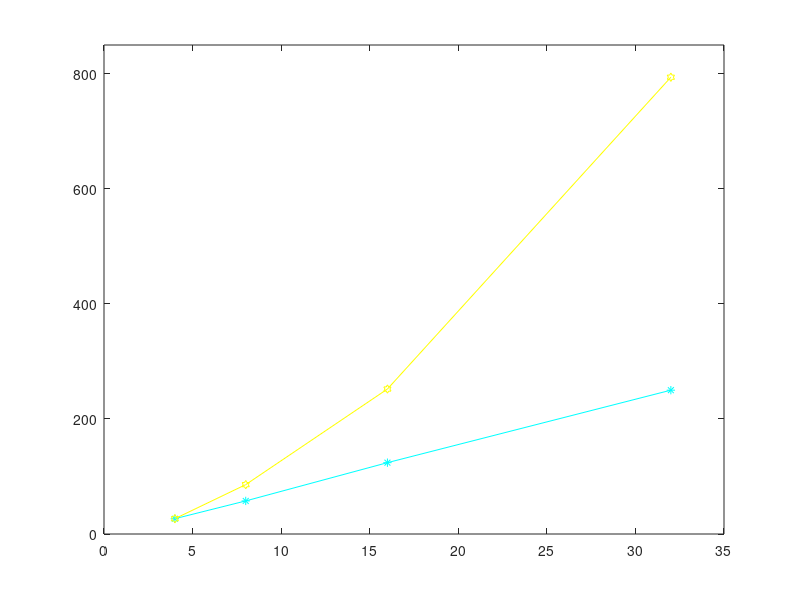

MATLAB code to generate this figure: (Note: this script raises an error after producing the figure.)
clc;
close all;
clear all;
bits = [4 8 16 32];
rca_power_W = [2.66e-05 5.75e-05 1.24e-04 2.50e-04];
cla_power_W = [2.66e-05 8.58e-05 2.52e-04 7.94e-04];

rca_power_uW = rca_power_W*1e6;
cla_power_uW = cla_power_W*1e6;

plot(bits,rca_power_uW,"cyan-*",bits,cla_power_uW,"y-hexagram");
axis([0 35 0 850]);
text(bits,rca_power_uW,string(rca_power_uW),'VerticalAlignment','top','HorizontalAlignment','center');
text(bits,cla_power_uW,string(cla_power_uW),'VerticalAlignment','baseline',HorizontalAlignment='right');
title("Power Consumption vs Bitwidth (gf180mcu SS corner)");
xlabel("Bitwidth");
ylabel("Power (in µW)");
legend("RCA","CLA","Location","northwest");
